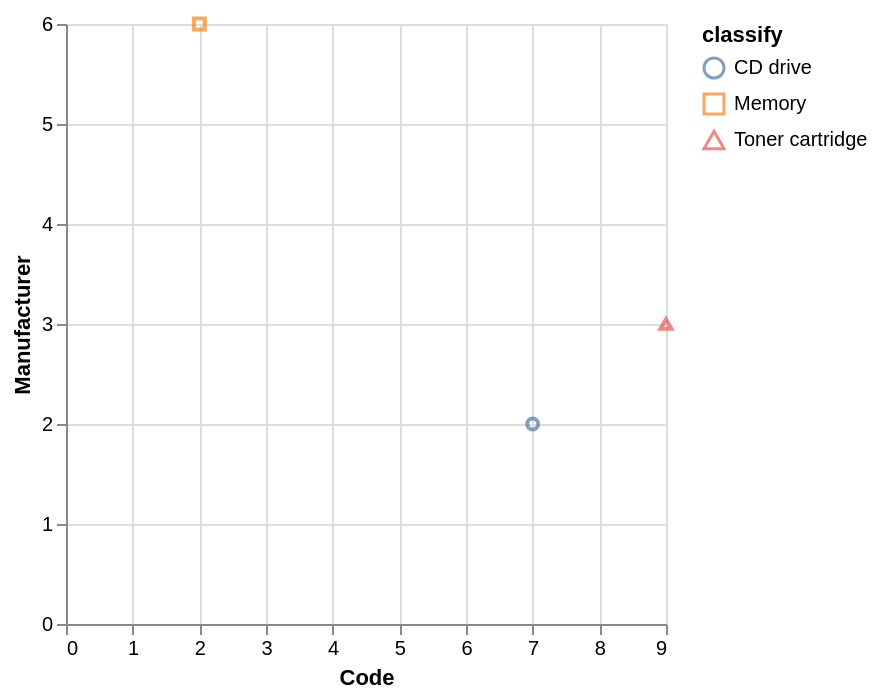

Specify this chart in Vega-Lite:
### Vega-Lite specification from a JSON file in a GitHub repository (floating-point values rounded to 4 significant figures)
{"data": {"values": [{"x_data": 7, "y_data": 2, "classify": "CD drive"}, {"x_data": 2, "y_data": 6, "classify": "Memory"}, {"x_data": 9, "y_data": 3, "classify": "Toner cartridge"}]}, "mark": "point", "encoding": {"x": {"field": "x_data", "type": "quantitative", "title": "Code", "scale": {"zero": "false"}}, "y": {"field": "y_data", "type": "quantitative", "title": "Manufacturer", "scale": {"zero": "false"}}, "color": {"field": "classify", "type": "nominal"}, "shape": {"field": "classify", "type": "nominal"}}}
